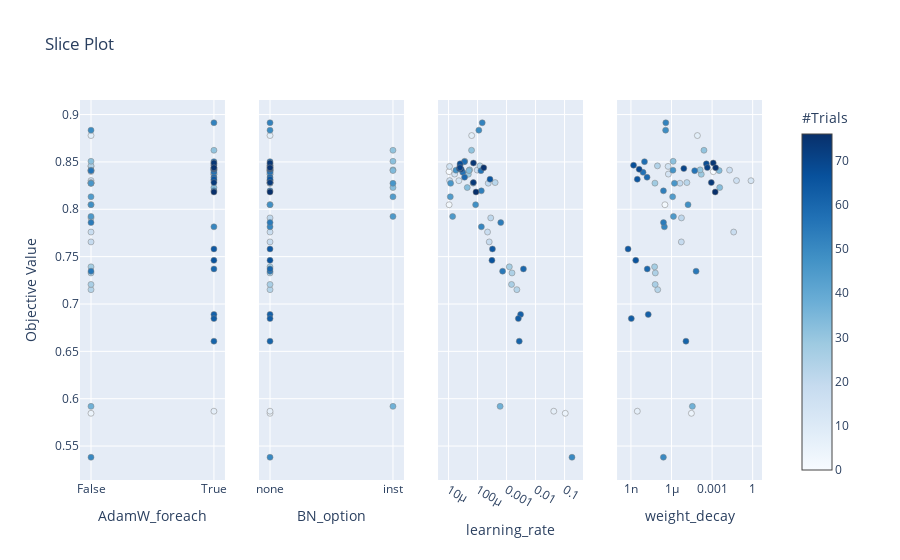

The notebook cell this image was saved under:
### Code cell
visualize.plot_slice(study)

### Figure 1 — Plotly figure (JSON) as saved in the notebook; plotly's stock layout.template omitted (floating-point values rounded to 4 significant figures)
{"data": [{"marker": {"color": [0, 2, 4, 7, 8, 13, 14, 15, 16, 17, 18, 19, 20, 21, 22, 23, 24, 25, 26, 27, 28, 29, 30, 31, 32, 33, 34, 37, 44, 45, 46, 47, 48, 49, 50, 51, 52, 53, 54, 55, 56, 57, 58, 59, 60, 61, 62, 63, 64, 65, 66, 67, 68, 69, 70, 71, 73, 74, 75, 76], "colorbar": {"title": {"text": "#Trials"}, "x": 1, "xpad": 40, "y": 0.5}, "colorscale": [[0, "rgb(247,251,255)"], [0.125, "rgb(222,235,247)"], [0.25, "rgb(198,219,239)"], [0.375, "rgb(158,202,225)"], [0.5, "rgb(107,174,214)"], [0.625, "rgb(66,146,198)"], [0.75, "rgb(33,113,181)"], [0.875, "rgb(8,81,156)"], [1, "rgb(8,48,107)"]], "line": {"color": "Grey", "width": 0.5}, "showscale": true}, "mode": "markers", "showlegend": false, "type": "scatter", "x": ["False", "False", "False", "True", "False", "True", "True", "False", "False", "False", "False", "False", "False", "False", "False", "False", "False", "False", "False", "False", "False", "True", "True", "True", "False", "True", "True", "False", "False", "False", "False", "False", "False", "False", "False", "True", "True", "True", "False", "False", "False", "True", "True", "True", "True", "True", "True", "True", "True", "True", "True", "True", "True", "True", "True", "True", "True", "True", "True", "True"], "xaxis": "x", "y": [0.8397, 0.8048, 0.5846, 0.5868, 0.8778, 0.8302, 0.8372, 0.8453, 0.8303, 0.8414, 0.776, 0.7655, 0.8275, 0.7909, 0.8282, 0.7151, 0.8458, 0.7328, 0.7206, 0.7392, 0.8276, 0.8369, 0.8416, 0.8623, 0.8507, 0.8229, 0.8409, 0.5919, 0.8132, 0.7924, 0.8274, 0.8412, 0.8048, 0.8835, 0.5382, 0.7815, 0.8913, 0.8195, 0.7859, 0.7346, 0.8407, 0.839, 0.8503, 0.8338, 0.737, 0.6607, 0.689, 0.6846, 0.7581, 0.8317, 0.7461, 0.8465, 0.848, 0.8422, 0.843, 0.844, 0.8282, 0.8489, 0.8439, 0.8182], "yaxis": "y"}, {"marker": {"color": [0, 2, 4, 7, 8, 13, 14, 15, 16, 17, 18, 19, 20, 21, 22, 23, 24, 25, 26, 27, 28, 29, 30, 31, 32, 33, 34, 37, 44, 45, 46, 47, 48, 49, 50, 51, 52, 53, 54, 55, 56, 57, 58, 59, 60, 61, 62, 63, 64, 65, 66, 67, 68, 69, 70, 71, 73, 74, 75, 76], "colorbar": {"title": {"text": "#Trials"}, "x": 1, "xpad": 40}, "colorscale": [[0, "rgb(247,251,255)"], [0.125, "rgb(222,235,247)"], [0.25, "rgb(198,219,239)"], [0.375, "rgb(158,202,225)"], [0.5, "rgb(107,174,214)"], [0.625, "rgb(66,146,198)"], [0.75, "rgb(33,113,181)"], [0.875, "rgb(8,81,156)"], [1, "rgb(8,48,107)"]], "line": {"color": "Grey", "width": 0.5}, "showscale": false}, "mode": "markers", "showlegend": false, "type": "scatter", "x": ["none", "none", "none", "none", "none", "none", "none", "none", "none", "none", "none", "none", "none", "none", "none", "none", "none", "none", "none", "none", "none", "none", "inst", "inst", "inst", "inst", "inst", "inst", "inst", "inst", "inst", "none", "none", "none", "none", "none", "none", "none", "none", "none", "none", "none", "none", "none", "none", "none", "none", "none", "none", "none", "none", "none", "none", "none", "none", "none", "none", "none", "none", "none"], "xaxis": "x2", "y": [0.8397, 0.8048, 0.5846, 0.5868, 0.8778, 0.8302, 0.8372, 0.8453, 0.8303, 0.8414, 0.776, 0.7655, 0.8275, 0.7909, 0.8282, 0.7151, 0.8458, 0.7328, 0.7206, 0.7392, 0.8276, 0.8369, 0.8416, 0.8623, 0.8507, 0.8229, 0.8409, 0.5919, 0.8132, 0.7924, 0.8274, 0.8412, 0.8048, 0.8835, 0.5382, 0.7815, 0.8913, 0.8195, 0.7859, 0.7346, 0.8407, 0.839, 0.8503, 0.8338, 0.737, 0.6607, 0.689, 0.6846, 0.7581, 0.8317, 0.7461, 0.8465, 0.848, 0.8422, 0.843, 0.844, 0.8282, 0.8489, 0.8439, 0.8182], "yaxis": "y2"}, {"marker": {"color": [0, 2, 4, 7, 8, 13, 14, 15, 16, 17, 18, 19, 20, 21, 22, 23, 24, 25, 26, 27, 28, 29, 30, 31, 32, 33, 34, 37, 44, 45, 46, 47, 48, 49, 50, 51, 52, 53, 54, 55, 56, 57, 58, 59, 60, 61, 62, 63, 64, 65, 66, 67, 68, 69, 70, 71, 73, 74, 75, 76], "colorbar": {"title": {"text": "#Trials"}, "x": 1, "xpad": 40}, "colorscale": [[0, "rgb(247,251,255)"], [0.125, "rgb(222,235,247)"], [0.25, "rgb(198,219,239)"], [0.375, "rgb(158,202,225)"], [0.5, "rgb(107,174,214)"], [0.625, "rgb(66,146,198)"], [0.75, "rgb(33,113,181)"], [0.875, "rgb(8,81,156)"], [1, "rgb(8,48,107)"]], "line": {"color": "Grey", "width": 0.5}, "showscale": false}, "mode": "markers", "showlegend": false, "type": "scatter", "x": [1.04e-05, 1.047e-05, 0.1058, 0.04252, 6.275e-05, 2.273e-05, 1.621e-05, 1.082e-05, 1.089e-05, 9.712e-05, 0.0002209, 0.0002525, 0.0002336, 0.0002845, 0.0004037, 0.002268, 0.0001209, 0.001541, 0.001483, 0.001246, 7.047e-05, 4.814e-05, 5.339e-05, 6.205e-05, 3.619e-05, 4.413e-05, 5.048e-05, 0.0005999, 1.148e-05, 1.382e-05, 1.179e-05, 1.8e-05, 8.578e-05, 0.0001107, 0.1801, 0.0001354, 0.0001448, 0.0001347, 0.000631, 0.0007306, 0.000131, 3.094e-05, 3.53e-05, 3.572e-05, 0.00382, 0.002741, 0.003046, 0.002548, 0.0003266, 0.0002686, 0.0003133, 2.492e-05, 2.504e-05, 2.734e-05, 2.338e-05, 2.483e-05, 7.178e-05, 7.216e-05, 0.0001634, 8.816e-05], "xaxis": "x3", "y": [0.8397, 0.8048, 0.5846, 0.5868, 0.8778, 0.8302, 0.8372, 0.8453, 0.8303, 0.8414, 0.776, 0.7655, 0.8275, 0.7909, 0.8282, 0.7151, 0.8458, 0.7328, 0.7206, 0.7392, 0.8276, 0.8369, 0.8416, 0.8623, 0.8507, 0.8229, 0.8409, 0.5919, 0.8132, 0.7924, 0.8274, 0.8412, 0.8048, 0.8835, 0.5382, 0.7815, 0.8913, 0.8195, 0.7859, 0.7346, 0.8407, 0.839, 0.8503, 0.8338, 0.737, 0.6607, 0.689, 0.6846, 0.7581, 0.8317, 0.7461, 0.8465, 0.848, 0.8422, 0.843, 0.844, 0.8282, 0.8489, 0.8439, 0.8182], "yaxis": "y3"}, {"marker": {"color": [0, 2, 4, 7, 8, 13, 14, 15, 16, 17, 18, 19, 20, 21, 22, 23, 24, 25, 26, 27, 28, 29, 30, 31, 32, 33, 34, 37, 44, 45, 46, 47, 48, 49, 50, 51, 52, 53, 54, 55, 56, 57, 58, 59, 60, 61, 62, 63, 64, 65, 66, 67, 68, 69, 70, 71, 73, 74, 75, 76], "colorbar": {"title": {"text": "#Trials"}, "x": 1, "xpad": 40}, "colorscale": [[0, "rgb(247,251,255)"], [0.125, "rgb(222,235,247)"], [0.25, "rgb(198,219,239)"], [0.375, "rgb(158,202,225)"], [0.5, "rgb(107,174,214)"], [0.625, "rgb(66,146,198)"], [0.75, "rgb(33,113,181)"], [0.875, "rgb(8,81,156)"], [1, "rgb(8,48,107)"]], "line": {"color": "Grey", "width": 0.5}, "showscale": false}, "mode": "markers", "showlegend": false, "type": "scatter", "x": [0.001221, 3.263e-07, 2.957e-05, 2.974e-09, 8.216e-05, 0.7524, 5.852e-07, 5.593e-07, 0.06383, 0.01958, 0.03936, 5.315e-06, 4.198e-06, 5.436e-06, 1.369e-05, 9.572e-08, 9.104e-08, 6.358e-08, 6.215e-08, 5.621e-08, 5.947e-08, 0.0001588, 0.0001304, 0.0002503, 1.32e-06, 0.003648, 0.00331, 3.478e-05, 1.215e-06, 1.391e-06, 1.641e-06, 1.276e-06, 1.667e-05, 3.669e-07, 2.52e-07, 2.968e-07, 3.796e-07, 2.535e-07, 2.551e-07, 6.559e-05, 5.164e-05, 7.899e-09, 1.008e-08, 1.559e-08, 1.606e-08, 1.168e-05, 1.909e-08, 1.067e-09, 6.155e-10, 2.954e-09, 2.281e-09, 1.563e-09, 0.0003774, 4.083e-09, 8.112e-06, 0.0004429, 0.000877, 0.001215, 0.001823, 0.001702], "xaxis": "x4", "y": [0.8397, 0.8048, 0.5846, 0.5868, 0.8778, 0.8302, 0.8372, 0.8453, 0.8303, 0.8414, 0.776, 0.7655, 0.8275, 0.7909, 0.8282, 0.7151, 0.8458, 0.7328, 0.7206, 0.7392, 0.8276, 0.8369, 0.8416, 0.8623, 0.8507, 0.8229, 0.8409, 0.5919, 0.8132, 0.7924, 0.8274, 0.8412, 0.8048, 0.8835, 0.5382, 0.7815, 0.8913, 0.8195, 0.7859, 0.7346, 0.8407, 0.839, 0.8503, 0.8338, 0.737, 0.6607, 0.689, 0.6846, 0.7581, 0.8317, 0.7461, 0.8465, 0.848, 0.8422, 0.843, 0.844, 0.8282, 0.8489, 0.8439, 0.8182], "yaxis": "y4"}], "layout": {"autosize": true, "title": {"text": "Slice Plot"}, "xaxis": {"anchor": "y", "autorange": true, "domain": [0, 0.2125], "range": [-0.09386, 1.094], "title": {"text": "AdamW_foreach"}, "type": "category"}, "xaxis2": {"anchor": "y2", "autorange": true, "domain": [0.2625, 0.475], "range": [-0.09386, 1.094], "title": {"text": "BN_option"}, "type": "category"}, "xaxis3": {"anchor": "y3", "autorange": true, "domain": [0.525, 0.7375], "range": [-5.381, -0.3466], "title": {"text": "learning_rate"}, "type": "log"}, "xaxis4": {"anchor": "y4", "autorange": true, "domain": [0.7875, 1], "range": [-10.06, 0.7294], "title": {"text": "weight_decay"}, "type": "log"}, "yaxis": {"anchor": "x", "autorange": true, "domain": [0, 1], "range": [0.5091, 0.9205], "title": {"text": "Objective Value"}, "type": "linear"}, "yaxis2": {"anchor": "x2", "autorange": true, "domain": [0, 1], "matches": "y", "range": [0.5091, 0.9205], "showticklabels": false, "type": "linear"}, "yaxis3": {"anchor": "x3", "autorange": true, "domain": [0, 1], "matches": "y", "range": [0.5091, 0.9205], "showticklabels": false, "type": "linear"}, "yaxis4": {"anchor": "x4", "autorange": true, "domain": [0, 1], "matches": "y", "range": [0.5091, 0.9205], "showticklabels": false, "type": "linear"}}}
